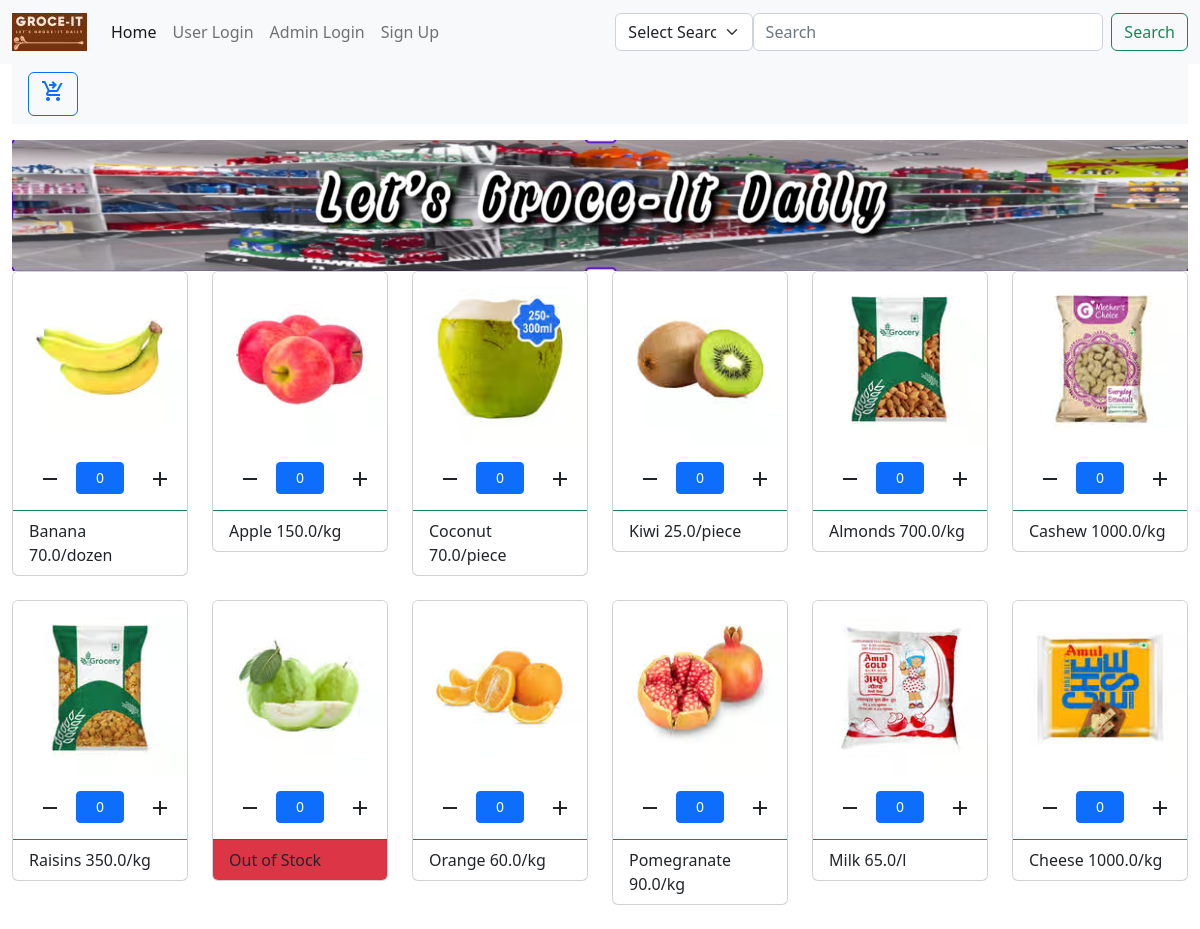
The page / on the database its author committed.
### database.py (models this page shows)
class Product(db.Model):
    __tablename__='product'
    id=db.Column(db.Integer, primary_key=True, autoincrement=True)
    quantity=db.Column(db.Integer, nullable=False)
    name=db.Column(db.String, nullable=False)
    manufacture=db.Column(db.DateTime, nullable=False)
    expiry=db.Column(db.DateTime, nullable=False)
    rpu=db.Column(db.Float, nullable=False)
    unit = db.Column(db.String, nullable=False)
    image=db.Column(db.String, nullable=False)
    category_id=db.Column(db.Integer, db.ForeignKey('category.id'))
    owner_id=db.Column(db.Integer, db.ForeignKey('user.id'))

### app.py (the view)
@main.route('/')
def index():
    categories = Category.query.all()
    products = Product.query.all()
    query = request.args.get('query')
    search_by = request.args.get('Search_by')
    try:
        if current_user.role == 'admin':
            page = 'admin.html'
        else:
            page = 'user.html'
    except:
        page = 'user.html'
    if query:
        return search(query, search_by, categories, products, page=page)
    else:
        return search_by_(page=page)

### app.py (called while the page is built)
def search_by_(page):
    categories = Category.query.all()
    products = Product.query.all()
    try:
        Search_By = request.args.get('Search_by')
    except:
        Search_By = None
    return render_template(page, current_user=current_user, products=products, categories=categories, Search_By=Search_By)

### templates/user.html (shortened to what this page needs)
{% extends "base.html" %}
{% block content %}
{% if products|length >0 %}
<nav id="{{products[0].id}}" class="navbar bg-light px-3 mb-3">
  <form action="{{url_for('main.checkout')}}" class="nav-link btn-outline-success" id="submit_form" method="post">
    <button type="button" class="btn btn-outline-primary">
      <span class="material-symbols-outlined" onclick="sendSelection(event)" >
      </span>
    </button>
  </form>
</nav>
<div class="banner">
<img class="w-100" src="{{url_for('static', filename='banner1.jpg')}}">
</div>
  <div class="row row-cols-1 row-cols-md-6 g-4 mb-4">
    {% for product in products %}
    <div class="col">
      <div class="card">
        <img src="{{url_for('static', filename=product.image)}}" class="card-img-top" alt="...">
        <div class="card-body">
          <div class="d-flex justify-content-between">
            <button type="button" class="btn btn-sm rounded-pill" style="width: 2rem; height:2rem;">
              <span onclick="{{"remove(event, " + product.id|string +")" }}" class="material-symbols-outlined">
              </span>
            </button>
            <button id="{{"product_" + product.id|string}}" type="button" class="btn btn-sm btn-primary" style="width: 3rem; height:2rem;">0</button>
              <button type="button" class="btn btn-sm rounded-pill" style="width: 2rem; height:2rem;">
              <span onclick="{{"add(event, " + product.id|string +")" }}" class="material-symbols-outlined">
              </span>
            </button>
          </div>
        </div>
        {% if product.quantity >0 %}
        <div class="card-footer bg-transparent border-success">{{product.name}} {{product.rpu}}/{{product.unit}}</div>
        {% else %}
        <div class="card-footer bg-danger">Out of Stock</div>
        {% endif %}
      </div>
    </div>
    {% endfor %}
  </div>
{% endif %}
{% endblock %}

### templates/base.html (shortened to what this page needs)
<!DOCTYPE html>
<html>
<head>
  <link href="https://cdn.jsdelivr.net/npm/bootstrap@5.2.3/dist/css/bootstrap.min.css" rel="stylesheet"
>
</head>
<body>
  <nav class="navbar navbar-expand-lg bg-light">
    <div class="container-fluid">
      <a class="navbar-brand" style="font-weight: 1000; font-family: 'Poppins', sans-serif" href="/">
        <img src="../static/logo_new1.jpg" >
      </a>
      <div class="collapse navbar-collapse" id="navbarSupportedContent">
        <ul class="navbar-nav me-auto mb-2 mb-lg-0">
          <li class="nav-item">
            {% if current_user.role=='admin' %}
            <a class="nav-link active" aria-current="page" href="{{ url_for('main.admin') }}">Home</a>
            {% elif current_user.role=='user' %}
            <a class="nav-link active" aria-current="page" href="{{ url_for('main.user') }}">Home</a>
            {% else %}
            <a class="nav-link active" aria-current="page" href="{{ url_for('main.index') }}">Home</a>
            {% endif %}
          </li>
          <li class="nav-item">
            {% if not current_user.is_authenticated %}
            <a class="nav-link" href="{{ url_for('auth.login') }}">User Login</a>
            {% endif %}
          </li>
          <li class="nav-item">
            {% if not current_user.is_authenticated %}
            <a class="nav-link" href="{{ url_for('auth.admin_login') }}">Admin Login</a>
            {% endif %}
          </li>
          <li class="nav-item">
            {% if not current_user.is_authenticated %}
            <a class="nav-link" href="{{ url_for('auth.signup') }}"> Sign Up</a>
            {% endif %}
          </li>
        </ul>
        <form action="/" class="d-flex">
        <div class="select">
          <select class="form-select" name="Search_by" onchange="this.form.submit()">
            <option value=""> Select Search-by </option>
          </select>
        </div>
          {% if Search_By == 'manufacture' or Search_By == 'expiry' %}
            <input class="form-control me-2" type="date" name="query" placeholder="Search" aria-label="Search">
          {% else %}
            <input class="form-control me-2" type="search" name="query" placeholder="Search" aria-label="Search">
          {% endif %}
          <button class="btn btn-outline-success" type="submit">Search</button>
        </form>
      </div>
    </div>
  </nav>
  <div class="container-fluid ">
    {% block content %}
    {% endblock %}
  </div>
</body>
</html>

### rows shown on the page
Product: image (picture), name "Banana", rpu "70.0", unit "dozen"
Product: image (picture), name "Apple", rpu "150.0", unit "kg"
Product: image (picture), name "Coconut", rpu "70.0", unit "piece"
Product: image (picture), name "Kiwi", rpu "25.0", unit "piece"
Product: image (picture), name "Almonds", rpu "700.0", unit "kg"
Product: image (picture), name "Cashew", rpu "1000.0", unit "kg"
Product: image (picture), name "Raisins", rpu "350.0", unit "kg"
Product: image (picture), quantity "Out of Stock"
Product: image (picture), name "Orange", rpu "60.0", unit "kg"
Product: image (picture), name "Pomegranate", rpu "90.0", unit "kg"
Product: image (picture), name "Milk", rpu "65.0", unit "l"
Product: image (picture), name "Cheese", rpu "1000.0", unit "kg"
